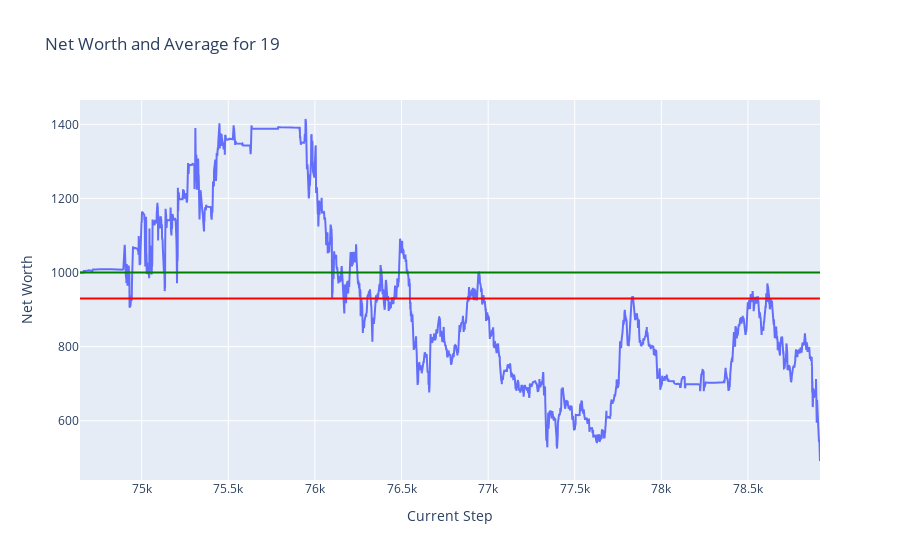
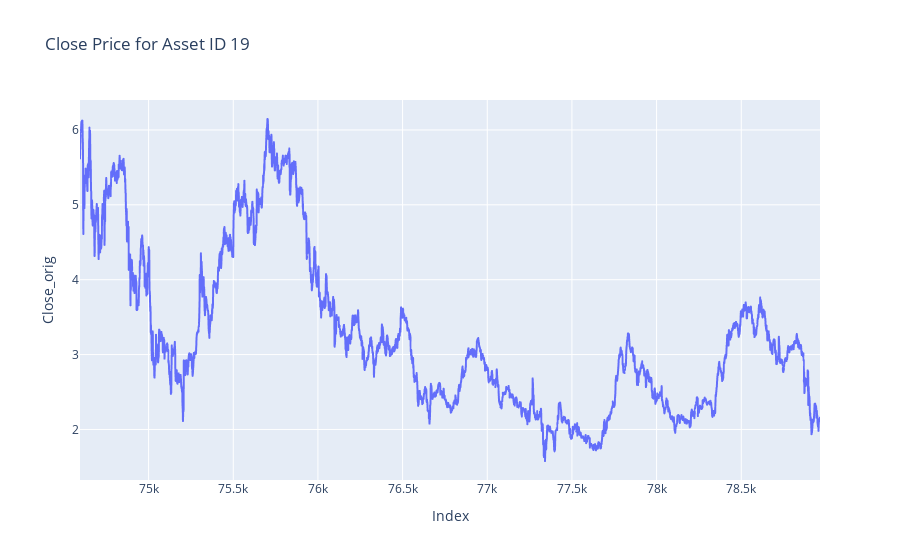
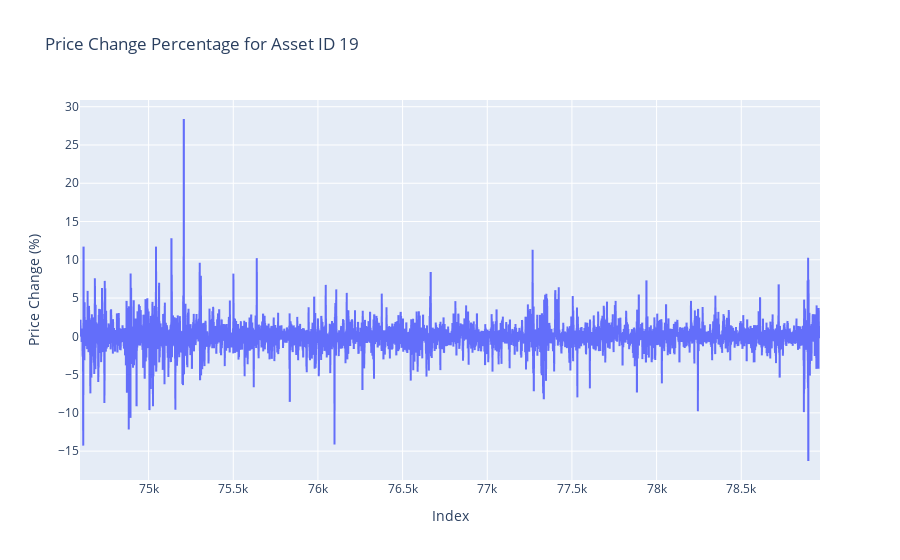
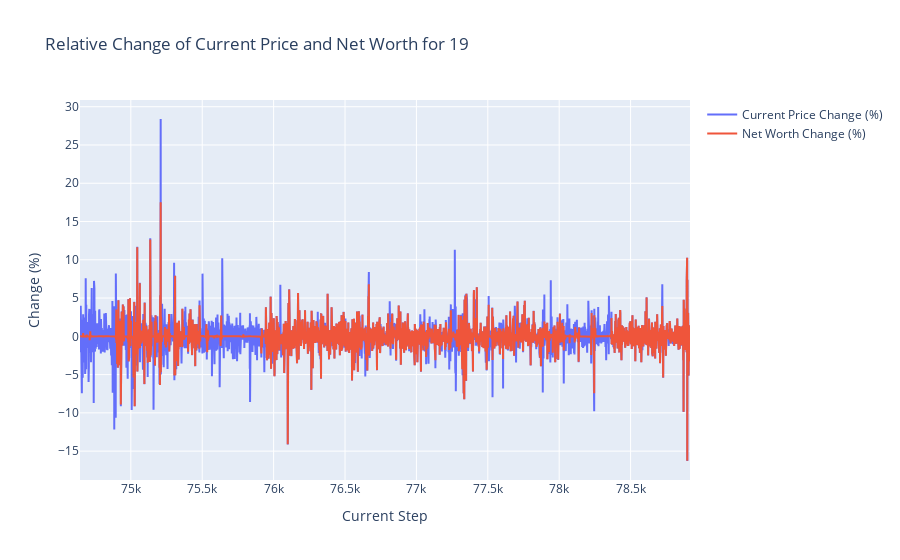

Write notebook code for charts like these, in order.
### Markdown cell above
## Plots

### Code cell
token = 19
plot_token_data(df = train_hist_df, token = token)
plot_close_by_asset(df= train_df, asset_id= token)
plot_price_change_by_asset(df= train_df, asset_id= token)
plot_relative_change_by_token(df = train_hist_df, token = token)

### Figure 1 — Plotly figure (JSON) as saved in the notebook; plotly's stock layout.template omitted (floating-point values rounded to 4 significant figures; data arrays with more than 128 entries replaced by an {"elided": "..."} marker saying what was removed)
{"data": [{"mode": "lines", "name": "Net Worth", "type": "scatter", "x": {"elided": "4273 int values"}, "y": {"elided": "4273 float values"}}], "layout": {"shapes": [{"line": {"color": "green"}, "name": "Net Worth = 1000", "type": "line", "x0": 0, "x1": 1, "xref": "x domain", "y0": 1000, "y1": 1000, "yref": "y"}, {"line": {"color": "red"}, "name": "Average Net Worth = 929.82", "type": "line", "x0": 0, "x1": 1, "xref": "x domain", "y0": 929.8, "y1": 929.8, "yref": "y"}], "title": {"text": "Net Worth and Average for 19"}, "xaxis": {"title": {"text": "Current Step"}}, "yaxis": {"title": {"text": "Net Worth"}}}}

### Figure 2 — Plotly figure (JSON) as saved in the notebook; plotly's stock layout.template omitted (floating-point values rounded to 4 significant figures; data arrays with more than 128 entries replaced by an {"elided": "..."} marker saying what was removed)
{"data": [{"hovertemplate": "Index=%{x}<br>Close_orig=%{y}<extra></extra>", "legendgroup": "", "line": {"color": "#636efa", "dash": "solid"}, "marker": {"symbol": "circle"}, "mode": "lines", "name": "", "showlegend": false, "type": "scattergl", "x": {"elided": "4371 int values"}, "xaxis": "x", "y": {"elided": "4371 float values"}, "yaxis": "y"}], "layout": {"legend": {"tracegroupgap": 0}, "title": {"text": "Close Price for Asset ID 19"}, "xaxis": {"anchor": "y", "domain": [0, 1], "title": {"text": "Index"}}, "yaxis": {"anchor": "x", "domain": [0, 1], "title": {"text": "Close_orig"}}}}

### Figure 3 — Plotly figure (JSON) as saved in the notebook; plotly's stock layout.template omitted (floating-point values rounded to 4 significant figures; data arrays with more than 128 entries replaced by an {"elided": "..."} marker saying what was removed)
{"data": [{"hovertemplate": "Index=%{x}<br>Price Change (%)=%{y}<extra></extra>", "legendgroup": "", "line": {"color": "#636efa", "dash": "solid"}, "marker": {"symbol": "circle"}, "mode": "lines", "name": "", "showlegend": false, "type": "scattergl", "x": {"elided": "4371 int values"}, "xaxis": "x", "y": {"elided": "4371 float values"}, "yaxis": "y"}], "layout": {"legend": {"tracegroupgap": 0}, "title": {"text": "Price Change Percentage for Asset ID 19"}, "xaxis": {"anchor": "y", "domain": [0, 1], "title": {"text": "Index"}}, "yaxis": {"anchor": "x", "domain": [0, 1], "title": {"text": "Price Change (%)"}}}}

### Figure 4 — Plotly figure (JSON) as saved in the notebook; plotly's stock layout.template omitted (floating-point values rounded to 4 significant figures; data arrays with more than 128 entries replaced by an {"elided": "..."} marker saying what was removed)
{"data": [{"mode": "lines", "name": "Current Price Change (%)", "type": "scatter", "x": {"elided": "4273 int values"}, "y": {"elided": "4273 float values"}}, {"mode": "lines", "name": "Net Worth Change (%)", "type": "scatter", "x": {"elided": "4273 int values"}, "y": {"elided": "4273 float values"}}], "layout": {"title": {"text": "Relative Change of Current Price and Net Worth for 19"}, "xaxis": {"title": {"text": "Current Step"}}, "yaxis": {"title": {"text": "Change (%)"}}}}
